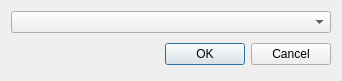
<?xml version="1.0" encoding="UTF-8"?>
<ui version="4.0">
 <class>ShaderSelector</class>
 <widget class="QDialog" name="ShaderSelector">
  <property name="geometry">
   <rect>
    <x>0</x>
    <y>0</y>
    <width>342</width>
    <height>77</height>
   </rect>
  </property>
  <property name="windowTitle">
   <string>Dialog</string>
  </property>
  <layout class="QVBoxLayout" name="verticalLayout">
   <item>
    <widget class="FileTreeField" name="comboBox"/>
   </item>
   <item>
    <layout class="QHBoxLayout">
     <property name="spacing">
      <number>6</number>
     </property>
     <property name="leftMargin">
      <number>0</number>
     </property>
     <property name="topMargin">
      <number>0</number>
     </property>
     <property name="rightMargin">
      <number>0</number>
     </property>
     <property name="bottomMargin">
      <number>0</number>
     </property>
     <item>
      <spacer>
       <property name="orientation">
        <enum>Qt::Horizontal</enum>
       </property>
       <property name="sizeHint" stdset="0">
        <size>
         <width>131</width>
         <height>31</height>
        </size>
       </property>
      </spacer>
     </item>
     <item>
      <widget class="QPushButton" name="okButton">
       <property name="text">
        <string>OK</string>
       </property>
      </widget>
     </item>
     <item>
      <widget class="QPushButton" name="cancelButton">
       <property name="text">
        <string>Cancel</string>
       </property>
      </widget>
     </item>
    </layout>
   </item>
  </layout>
  <zorder>comboBox</zorder>
  <zorder></zorder>
 </widget>
 <customwidgets>
  <customwidget>
   <class>FileTreeField</class>
   <extends>QComboBox</extends>
   <header>../../widgets/fields/filetreefield.h</header>
  </customwidget>
 </customwidgets>
 <resources/>
 <connections>
  <connection>
   <sender>okButton</sender>
   <signal>clicked()</signal>
   <receiver>ShaderSelector</receiver>
   <slot>accept()</slot>
   <hints>
    <hint type="sourcelabel">
     <x>278</x>
     <y>253</y>
    </hint>
    <hint type="destinationlabel">
     <x>96</x>
     <y>254</y>
    </hint>
   </hints>
  </connection>
  <connection>
   <sender>cancelButton</sender>
   <signal>clicked()</signal>
   <receiver>ShaderSelector</receiver>
   <slot>reject()</slot>
   <hints>
    <hint type="sourcelabel">
     <x>369</x>
     <y>253</y>
    </hint>
    <hint type="destinationlabel">
     <x>179</x>
     <y>282</y>
    </hint>
   </hints>
  </connection>
 </connections>
</ui>
